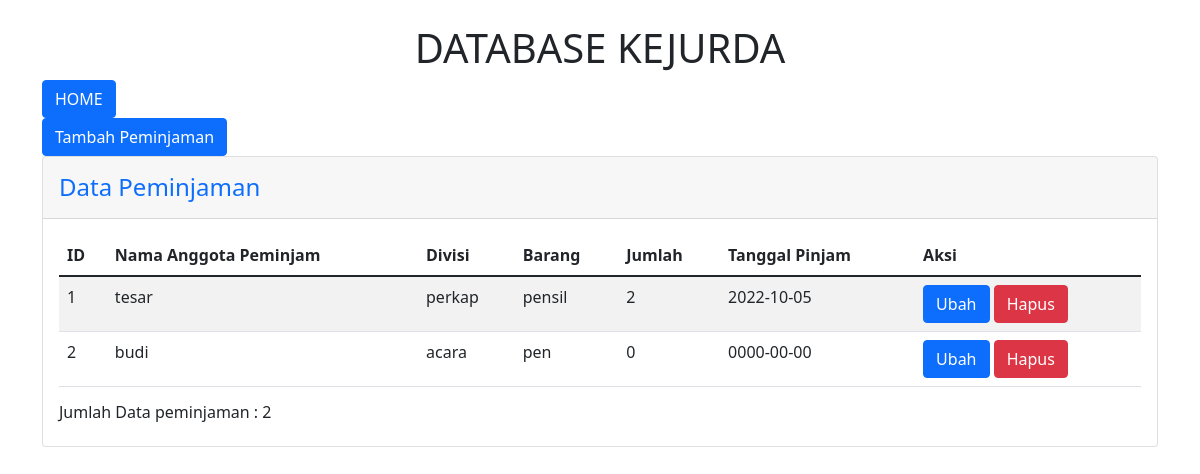
Screenshot of /peminjaman.php with the database file from the repository.
### tables this page shows
CREATE TABLE `peminjaman` (
  `id_peminjaman` int(11) NOT NULL,
  `tgl_pinjam` date NOT NULL,
  `id_barang` int(11) NOT NULL,
  `jumlah` int(11) NOT NULL,
  `id_anggota` int(11) NOT NULL
);

CREATE TABLE `anggota` (
  `id_anggota` int(11) NOT NULL,
  `nama` varchar(12) NOT NULL,
  `divisi` varchar(12) NOT NULL
);

CREATE TABLE `barang` (
  `id_barang` int(11) NOT NULL,
  `nama_barang` varchar(11) NOT NULL,
  `stok` int(11) NOT NULL
);

### peminjaman.php (the view, shortened to what this page needs)
<?php
include 'proses_peminjaman.php';
?>
<!DOCTYPE html>
<html lang="en">
<head>
    <link href="https://cdn.jsdelivr.net/npm/bootstrap@5.1.3/dist/css/bootstrap.min.css" rel="stylesheet">
</head>
<body>
    <div class="container-sm">
        <br>
        <h1 class="text-center">
            DATABASE KEJURDA
        </h1>
        <div class="col text-start">
            <a class="btn btn-primary" href="index.php">HOME</a>
        </div>
        <div class="col text-start">
            <a class="btn btn-primary" href="tambah_peminjaman.php">Tambah Peminjaman</a>
        </div>
        <div class="card">
            <div class="card-header py-3">
                <h4 class="m-0 font-weight-bold text-primary">Data Peminjaman</h4>
            </div>
            <div class="card-body">
                <table class="table table-striped">
                    <thead>
                    <tr>
                            <th scope="col">ID</th>
                            <th scope="col">Nama Anggota Peminjam</th>
                            <th scope="col">Divisi</th>
                            <th scope="col">Barang</th>
                            <th scope="col">Jumlah</th>
                            <th scope="col">Tanggal Pinjam</th>
                            <th scope="col">Aksi</th>
                        </tr>
                    </thead>
                    <tbody>
                        <?php
                        $query = mysqli_query($koneksi,"SELECT * FROM peminjaman
                        INNER JOIN anggota ON peminjaman.id_anggota=anggota.id_anggota
                        INNER JOIN barang ON peminjaman.id_barang=barang.id_barang");
                        $count = mysqli_num_rows($query);
                        while ($data = mysqli_fetch_assoc($query))
                        {
                            $id_peminjaman = $data['id_peminjaman'];
                            $nama = $data['nama'];
                            $divisi = $data['divisi'];
                            $nama_barang = $data['nama_barang'];
                            $jumlah = $data['jumlah'];
                            $tgl_pinjam = $data['tgl_pinjam'];
                        ?>
                        <tr>
                            <td><?= $id_peminjaman ?></td>
                            <td><?= $nama ?></td>
                            <td><?= $divisi ?></td>
                            <td><?= $nama_barang ?></td>
                            <td><?= $jumlah ?></td>
                            <td><?= $tgl_pinjam ?></td>
                            <td>
                                <form method="Post">
                                    <a class="btn btn-primary" href="update_peminjaman.php?id_peminjaman=<?= $id_peminjaman ?>">Ubah</a>
                                    <button name="delete-peminjaman" class="btn btn-danger">Hapus</button>
                                </form>
                            </td>
                        </tr>
                        <?php
                        }
                        ?>
                    </tbody>
                </table>
                <h6>Jumlah Data peminjaman : <?php echo $count; ?></h6>
            </div>
        </div>
    </div>
</body>
</html>

### rows the page displays
peminjaman: id_peminjaman "1", id_anggota.nama "tesar", id_anggota.divisi "perkap", id_barang.nama_barang "pensil", jumlah "2", tgl_pinjam "2022-10-05"
peminjaman: id_peminjaman "2", id_anggota.nama "budi", id_anggota.divisi "acara", id_barang.nama_barang "pen", jumlah "0", tgl_pinjam "0000-00-00"

### other values shown
$count "2"
